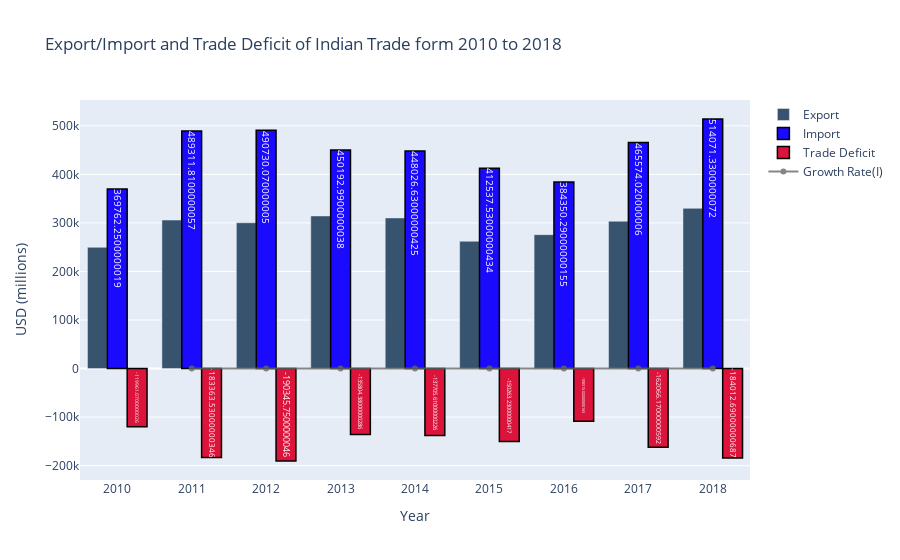

This figure's notebook cell:
### Code cell
'''Visualization of Export/ Import and Trade Deficit'''
trace1 = go.Bar(x = total_year.index,
               y = total_year.Export,
               name = 'Export',
               marker = dict(color = 'rgb(55,83,109)'))
#trace2
trace2 = go.Bar(x = total_year.index,
               y = total_year.Import,
               name = 'Import',
               marker = dict(color = 'rgb(26,11,255)',
                            line = dict(color='rgb(0,0,0)', width = 1.5)),
               text = total_year.Import)
trace3 = go.Bar(x = total_year.index,
               y = total_year['Trade Deficit'],
               name = 'Trade Deficit',
               marker = dict(color = 'crimson', line = dict(color='rgb(0,0,0)',width = 1.5)),
               text = total_year['Trade Deficit'])


layout = go.Layout(hovermode = 'closest', title = 'Export/Import and Trade Deficit of Indian Trade form 2010 to 2018',
                  xaxis = dict(title = 'Year'),yaxis = dict(title = 'USD (millions)'))

fig = go.Figure(data = [trace1, trace2, trace3], layout = layout)
fig.show()

### Figure 1 — Plotly figure (JSON) as saved in the notebook; plotly's stock layout.template omitted (floating-point values rounded to 4 significant figures)
{"data": [{"marker": {"color": "rgb(55,83,109)"}, "name": "Export", "type": "bar", "x": [2010, 2011, 2012, 2013, 2014, 2015, 2016, 2017, 2018], "y": [249800.0, 305900.0, 300400.0, 314400.0, 310300.0, 262300.0, 275800.0, 303500.0, 330100.0]}, {"marker": {"color": "rgb(26,11,255)", "line": {"color": "rgb(0,0,0)", "width": 1.5}}, "name": "Import", "text": [369800.0, 489300.0, 490700.0, 450200.0, 448000.0, 412500.0, 384400.0, 465600.0, 514100.0], "type": "bar", "x": [2010, 2011, 2012, 2013, 2014, 2015, 2016, 2017, 2018], "y": [369800.0, 489300.0, 490700.0, 450200.0, 448000.0, 412500.0, 384400.0, 465600.0, 514100.0]}, {"marker": {"color": "crimson", "line": {"color": "rgb(0,0,0)", "width": 1.5}}, "name": "Trade Deficit", "text": [-120000.0, -183400.0, -190300.0, -135800.0, -137700.0, -150300.0, -108500.0, -162100.0, -184000.0], "type": "bar", "x": [2010, 2011, 2012, 2013, 2014, 2015, 2016, 2017, 2018], "y": [-120000.0, -183400.0, -190300.0, -135800.0, -137700.0, -150300.0, -108500.0, -162100.0, -184000.0]}, {"line": {"color": "dimgray"}, "name": "Growth Rate(I)", "opacity": 0.8, "text": [null, 0.3233, 0.002898, -0.08261, -0.004812, -0.07921, -0.06833, 0.2113, 0.1042], "type": "scatter", "x": [2010, 2011, 2012, 2013, 2014, 2015, 2016, 2017, 2018], "y": [null, 0.3233, 0.002898, -0.08261, -0.004812, -0.07921, -0.06833, 0.2113, 0.1042]}], "layout": {"hovermode": "closest", "title": {"text": "Export/Import and Trade Deficit of Indian Trade form 2010 to 2018"}, "xaxis": {"title": {"text": "Year"}}, "yaxis": {"title": {"text": "USD (millions)"}}}}
